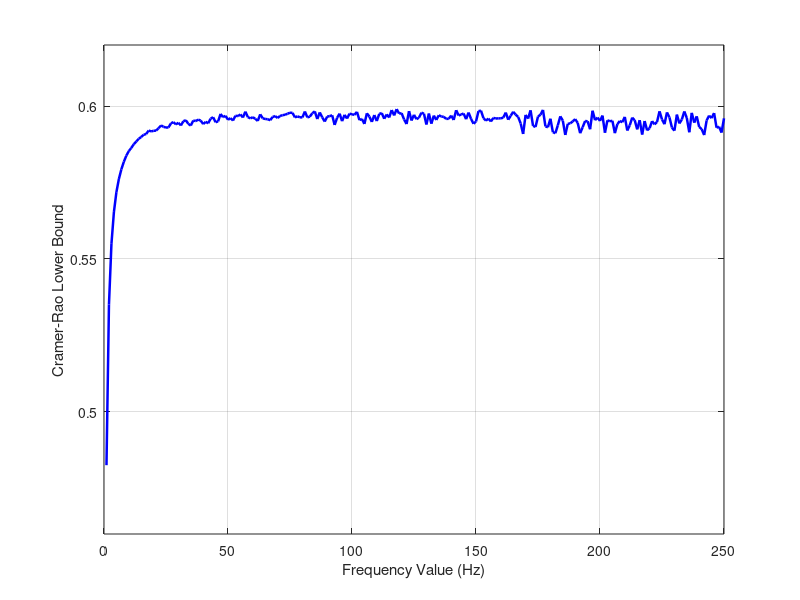

Write the MATLAB code that produced this figure.
%---------------------------------Generating CLRB---------------------%
sigma=1;
A=1;

N=1000;
deltaT=1/N; %0.001;

theta=1:1:N/4;
theta=theta*2*pi;

a=0;
b=0;
c=0;
a2=0;
b2=0;
c2=0;

SNRdB = 20;

for n=1:N
    temp=(rand-1/2)/4;
  a2=a2+(n+temp)^2*deltaT^2  
  b2=b2+(n+temp)^2*deltaT^2*cos(2*((n+temp)*deltaT*theta));
  c2=c2+(n+temp)^2*deltaT^2*sin(2*((n+temp)*deltaT*theta));
   a=a+(n-1)^2*deltaT^2;
   b=b+(n-1)^2*deltaT^2*cos(2*((n-1)*deltaT*theta));
   c=c+(n-1)^2*deltaT^2*sin(2*((n-1)*deltaT*theta));
end

%f2=a2+b2;
f=a+(b.^2+c.^2).^(1/2);
f2=a2+(b2.^2+c2.^2).^(1/2);
f=f/10^(SNRdB/10);
f2=f2/10^(SNRdB/10);
figure, plot(theta/(2*pi), 2*(f2.^(-1)),'b', 'LineWidth', 1.8)
%plot(theta/(2*pi), 2*(f2.^(-1)))
xlabel('Frequency Value (Hz)')
ylabel ('Cramer-Rao Lower Bound')
axis ([0 250 0.46 0.62])
grid on

%-------------------------------------------------------------------------%